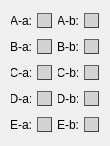
  <widget class="QWidget" name="gridLayoutWidget_2">
   <property name="geometry">
    <rect>
     <x>955</x>
     <y>230</y>
     <width>95</width>
     <height>126</height>
    </rect>
   </property>
   <layout class="QGridLayout" name="gridLayout_2">
    <item row="0" column="0">
     <widget class="QLabel" name="label_sCut1_Cut2_segm1_sect1">
      <property name="sizePolicy">
       <sizepolicy hsizetype="Fixed" vsizetype="Preferred">
        <horstretch>0</horstretch>
        <verstretch>0</verstretch>
       </sizepolicy>
      </property>
      <property name="minimumSize">
       <size>
        <width>20</width>
        <height>20</height>
       </size>
      </property>
      <property name="maximumSize">
       <size>
        <width>25</width>
        <height>20</height>
       </size>
      </property>
      <property name="styleSheet">
       <string notr="true">font: 25 10pt &quot;Calibri Light&quot;;</string>
      </property>
      <property name="text">
       <string>A-a:</string>
      </property>
      <property name="alignment">
       <set>Qt::AlignCenter</set>
      </property>
     </widget>
    </item>
    <item row="1" column="0">
     <widget class="QLabel" name="label_sCut1_Cut2_segm2_sect1">
      <property name="sizePolicy">
       <sizepolicy hsizetype="Fixed" vsizetype="Preferred">
        <horstretch>0</horstretch>
        <verstretch>0</verstretch>
       </sizepolicy>
      </property>
      <property name="minimumSize">
       <size>
        <width>20</width>
        <height>20</height>
       </size>
      </property>
      <property name="maximumSize">
       <size>
        <width>25</width>
        <height>20</height>
       </size>
      </property>
      <property name="styleSheet">
       <string notr="true">font: 25 10pt &quot;Calibri Light&quot;;</string>
      </property>
      <property name="text">
       <string>B-a:</string>
      </property>
      <property name="alignment">
       <set>Qt::AlignCenter</set>
      </property>
     </widget>
    </item>
    <item row="3" column="0">
     <widget class="QLabel" name="label_sCut1_Cut2_segm4_sect1">
      <property name="sizePolicy">
       <sizepolicy hsizetype="Fixed" vsizetype="Preferred">
        <horstretch>0</horstretch>
        <verstretch>0</verstretch>
       </sizepolicy>
      </property>
      <property name="minimumSize">
       <size>
        <width>20</width>
        <height>20</height>
       </size>
      </property>
      <property name="maximumSize">
       <size>
        <width>25</width>
        <height>20</height>
       </size>
      </property>
      <property name="styleSheet">
       <string notr="true">font: 25 10pt &quot;Calibri Light&quot;;</string>
      </property>
      <property name="text">
       <string>D-a:</string>
      </property>
      <property name="alignment">
       <set>Qt::AlignCenter</set>
      </property>
     </widget>
    </item>
    <item row="1" column="2">
     <widget class="QLabel" name="label_sCut1_Cut2_segm2_sect2">
      <property name="sizePolicy">
       <sizepolicy hsizetype="Fixed" vsizetype="Preferred">
        <horstretch>0</horstretch>
        <verstretch>0</verstretch>
       </sizepolicy>
      </property>
      <property name="minimumSize">
       <size>
        <width>20</width>
        <height>20</height>
       </size>
      </property>
      <property name="maximumSize">
       <size>
        <width>25</width>
        <height>20</height>
       </size>
      </property>
      <property name="styleSheet">
       <string notr="true">font: 25 10pt &quot;Calibri Light&quot;;</string>
      </property>
      <property name="text">
       <string>B-b:</string>
      </property>
      <property name="alignment">
       <set>Qt::AlignCenter</set>
      </property>
     </widget>
    </item>
    <item row="2" column="2">
     <widget class="QLabel" name="label_sCut1_Cut2_segm3_sect2">
      <property name="sizePolicy">
       <sizepolicy hsizetype="Fixed" vsizetype="Preferred">
        <horstretch>0</horstretch>
        <verstretch>0</verstretch>
       </sizepolicy>
      </property>
      <property name="minimumSize">
       <size>
        <width>20</width>
        <height>20</height>
       </size>
      </property>
      <property name="maximumSize">
       <size>
        <width>25</width>
        <height>20</height>
       </size>
      </property>
      <property name="styleSheet">
       <string notr="true">font: 25 10pt &quot;Calibri Light&quot;;</string>
      </property>
      <property name="text">
       <string>C-b:</string>
      </property>
      <property name="alignment">
       <set>Qt::AlignCenter</set>
      </property>
     </widget>
    </item>
    <item row="2" column="1">
     <widget class="QPushButton" name="fillcolor_sCut1_Cut2_segm3_sect1">
      <property name="minimumSize">
       <size>
        <width>15</width>
        <height>15</height>
       </size>
      </property>
      <property name="maximumSize">
       <size>
        <width>15</width>
        <height>15</height>
       </size>
      </property>
      <property name="styleSheet">
       <string notr="true">QPushButton{
border-width: 1px;
border-style: outset;
border-color: rgb(66, 66, 66);
background-color: rgb(211, 211, 211);
}
QPushButton:hover{
border-color: rgb(255, 255, 255)
}</string>
      </property>
      <property name="text">
       <string/>
      </property>
     </widget>
    </item>
    <item row="0" column="1">
     <widget class="QPushButton" name="fillcolor_sCut1_Cut2_segm1_sect1">
      <property name="minimumSize">
       <size>
        <width>15</width>
        <height>15</height>
       </size>
      </property>
      <property name="maximumSize">
       <size>
        <width>15</width>
        <height>15</height>
       </size>
      </property>
      <property name="styleSheet">
       <string notr="true">QPushButton{
border-width: 1px;
border-style: outset;
border-color: rgb(66, 66, 66);
background-color: rgb(211, 211, 211);
}
QPushButton:hover{
border-color: rgb(255, 255, 255)
}</string>
      </property>
      <property name="text">
       <string/>
      </property>
     </widget>
    </item>
    <item row="1" column="3">
     <widget class="QPushButton" name="fillcolor_sCut1_Cut2_segm2_sect2">
      <property name="minimumSize">
       <size>
        <width>15</width>
        <height>15</height>
       </size>
      </property>
      <property name="maximumSize">
       <size>
        <width>15</width>
        <height>15</height>
       </size>
      </property>
      <property name="styleSheet">
       <string notr="true">QPushButton{
border-width: 1px;
border-style: outset;
border-color: rgb(66, 66, 66);
background-color: rgb(211, 211, 211);
}
QPushButton:hover{
border-color: rgb(255, 255, 255)
}</string>
      </property>
      <property name="text">
       <string/>
      </property>
     </widget>
    </item>
    <item row="2" column="0">
     <widget class="QLabel" name="label_sCut1_Cut2_segm3_sect1">
      <property name="sizePolicy">
       <sizepolicy hsizetype="Fixed" vsizetype="Preferred">
        <horstretch>0</horstretch>
        <verstretch>0</verstretch>
       </sizepolicy>
      </property>
      <property name="minimumSize">
       <size>
        <width>20</width>
        <height>20</height>
       </size>
      </property>
      <property name="maximumSize">
       <size>
        <width>25</width>
        <height>20</height>
       </size>
      </property>
      <property name="styleSheet">
       <string notr="true">font: 25 10pt &quot;Calibri Light&quot;;</string>
      </property>
      <property name="text">
       <string>C-a:</string>
      </property>
      <property name="alignment">
       <set>Qt::AlignCenter</set>
      </property>
     </widget>
    </item>
    <item row="0" column="2">
     <widget class="QLabel" name="label_sCut1_Cut2_segm1_sect2">
      <property name="sizePolicy">
       <sizepolicy hsizetype="Fixed" vsizetype="Preferred">
        <horstretch>0</horstretch>
        <verstretch>0</verstretch>
       </sizepolicy>
      </property>
      <property name="minimumSize">
       <size>
        <width>20</width>
        <height>20</height>
       </size>
      </property>
      <property name="maximumSize">
       <size>
        <width>25</width>
        <height>20</height>
       </size>
      </property>
      <property name="styleSheet">
       <string notr="true">font: 25 10pt &quot;Calibri Light&quot;;</string>
      </property>
      <property name="text">
       <string>A-b:</string>
      </property>
      <property name="alignment">
       <set>Qt::AlignCenter</set>
      </property>
     </widget>
    </item>
    <item row="0" column="3">
     <widget class="QPushButton" name="fillcolor_sCut1_Cut2_segm1_sect2">
      <property name="minimumSize">
       <size>
        <width>15</width>
        <height>15</height>
       </size>
      </property>
      <property name="maximumSize">
       <size>
        <width>15</width>
        <height>15</height>
       </size>
      </property>
      <property name="styleSheet">
       <string notr="true">QPushButton{
border-width: 1px;
border-style: outset;
border-color: rgb(66, 66, 66);
background-color: rgb(211, 211, 211);
}
QPushButton:hover{
border-color: rgb(255, 255, 255)
}</string>
      </property>
      <property name="text">
       <string/>
      </property>
     </widget>
    </item>
    <item row="1" column="1">
     <widget class="QPushButton" name="fillcolor_sCut1_Cut2_segm2_sect1">
      <property name="minimumSize">
       <size>
        <width>15</width>
        <height>15</height>
       </size>
      </property>
      <property name="maximumSize">
       <size>
        <width>15</width>
        <height>15</height>
       </size>
      </property>
      <property name="styleSheet">
       <string notr="true">QPushButton{
border-width: 1px;
border-style: outset;
border-color: rgb(66, 66, 66);
background-color: rgb(211, 211, 211);
}
QPushButton:hover{
border-color: rgb(255, 255, 255)
}</string>
      </property>
      <property name="text">
       <string/>
      </property>
     </widget>
    </item>
    <item row="2" column="3">
     <widget class="QPushButton" name="fillcolor_sCut1_Cut2_segm3_sect2">
      <property name="minimumSize">
       <size>
        <width>15</width>
        <height>15</height>
       </size>
      </property>
      <property name="maximumSize">
       <size>
        <width>15</width>
        <height>15</height>
       </size>
      </property>
      <property name="styleSheet">
       <string notr="true">QPushButton{
border-width: 1px;
border-style: outset;
border-color: rgb(66, 66, 66);
background-color: rgb(211, 211, 211);
}
QPushButton:hover{
border-color: rgb(255, 255, 255)
}</string>
      </property>
      <property name="text">
       <string/>
      </property>
     </widget>
    </item>
    <item row="3" column="2">
     <widget class="QLabel" name="label_sCut1_Cut2_segm4_sect2">
      <property name="sizePolicy">
       <sizepolicy hsizetype="Fixed" vsizetype="Preferred">
        <horstretch>0</horstretch>
        <verstretch>0</verstretch>
       </sizepolicy>
      </property>
      <property name="minimumSize">
       <size>
        <width>20</width>
        <height>20</height>
       </size>
      </property>
      <property name="maximumSize">
       <size>
        <width>25</width>
        <height>20</height>
       </size>
      </property>
      <property name="styleSheet">
       <string notr="true">font: 25 10pt &quot;Calibri Light&quot;;</string>
      </property>
      <property name="text">
       <string>D-b:</string>
      </property>
      <property name="alignment">
       <set>Qt::AlignCenter</set>
      </property>
     </widget>
    </item>
    <item row="3" column="3">
     <widget class="QPushButton" name="fillcolor_sCut1_Cut2_segm4_sect2">
      <property name="minimumSize">
       <size>
        <width>15</width>
        <height>15</height>
       </size>
      </property>
      <property name="maximumSize">
       <size>
        <width>15</width>
        <height>15</height>
       </size>
      </property>
      <property name="styleSheet">
       <string notr="true">QPushButton{
border-width: 1px;
border-style: outset;
border-color: rgb(66, 66, 66);
background-color: rgb(211, 211, 211);
}
QPushButton:hover{
border-color: rgb(255, 255, 255)
}</string>
      </property>
      <property name="text">
       <string/>
      </property>
     </widget>
    </item>
    <item row="3" column="1">
     <widget class="QPushButton" name="fillcolor_sCut1_Cut2_segm4_sect1">
      <property name="minimumSize">
       <size>
        <width>15</width>
        <height>15</height>
       </size>
      </property>
      <property name="maximumSize">
       <size>
        <width>15</width>
        <height>15</height>
       </size>
      </property>
      <property name="styleSheet">
       <string notr="true">QPushButton{
border-width: 1px;
border-style: outset;
border-color: rgb(66, 66, 66);
background-color: rgb(211, 211, 211);
}
QPushButton:hover{
border-color: rgb(255, 255, 255)
}</string>
      </property>
      <property name="text">
       <string/>
      </property>
     </widget>
    </item>
    <item row="4" column="0">
     <widget class="QLabel" name="label_sCut1_Cut2_segm5_sect1">
      <property name="sizePolicy">
       <sizepolicy hsizetype="Fixed" vsizetype="Preferred">
        <horstretch>0</horstretch>
        <verstretch>0</verstretch>
       </sizepolicy>
      </property>
      <property name="minimumSize">
       <size>
        <width>20</width>
        <height>20</height>
       </size>
      </property>
      <property name="maximumSize">
       <size>
        <width>25</width>
        <height>20</height>
       </size>
      </property>
      <property name="styleSheet">
       <string notr="true">font: 25 10pt &quot;Calibri Light&quot;;</string>
      </property>
      <property name="text">
       <string>E-a:</string>
      </property>
      <property name="alignment">
       <set>Qt::AlignCenter</set>
      </property>
     </widget>
    </item>
    <item row="4" column="1">
     <widget class="QPushButton" name="fillcolor_sCut1_Cut2_segm5_sect1">
      <property name="minimumSize">
       <size>
        <width>15</width>
        <height>15</height>
       </size>
      </property>
      <property name="maximumSize">
       <size>
        <width>15</width>
        <height>15</height>
       </size>
      </property>
      <property name="styleSheet">
       <string notr="true">QPushButton{
border-width: 1px;
border-style: outset;
border-color: rgb(66, 66, 66);
background-color: rgb(211, 211, 211);
}
QPushButton:hover{
border-color: rgb(255, 255, 255)
}</string>
      </property>
      <property name="text">
       <string/>
      </property>
     </widget>
    </item>
    <item row="4" column="2">
     <widget class="QLabel" name="label_sCut1_Cut2_segm5_sect2">
      <property name="sizePolicy">
       <sizepolicy hsizetype="Fixed" vsizetype="Preferred">
        <horstretch>0</horstretch>
        <verstretch>0</verstretch>
       </sizepolicy>
      </property>
      <property name="minimumSize">
       <size>
        <width>20</width>
        <height>20</height>
       </size>
      </property>
      <property name="maximumSize">
       <size>
        <width>25</width>
        <height>20</height>
       </size>
      </property>
      <property name="styleSheet">
       <string notr="true">font: 25 10pt &quot;Calibri Light&quot;;</string>
      </property>
      <property name="text">
       <string>E-b:</string>
      </property>
      <property name="alignment">
       <set>Qt::AlignCenter</set>
      </property>
     </widget>
    </item>
    <item row="4" column="3">
     <widget class="QPushButton" name="fillcolor_sCut1_Cut2_segm5_sect2">
      <property name="minimumSize">
       <size>
        <width>15</width>
        <height>15</height>
       </size>
      </property>
      <property name="maximumSize">
       <size>
        <width>15</width>
        <height>15</height>
       </size>
      </property>
      <property name="styleSheet">
       <string notr="true">QPushButton{
border-width: 1px;
border-style: outset;
border-color: rgb(66, 66, 66);
background-color: rgb(211, 211, 211);
}
QPushButton:hover{
border-color: rgb(255, 255, 255)
}</string>
      </property>
      <property name="text">
       <string/>
      </property>
     </widget>
    </item>
   </layout>
  </widget>
